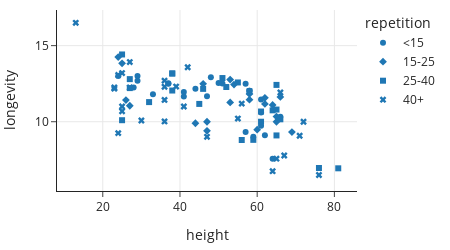

The notebook cell this image was saved under:
### Markdown cell above
These categories are conveyed by different shaped symbols in the scatter plot below.

### Code cell
px.scatter(dogs.dropna(subset=['repetition']), x='height', y='longevity', 
                 symbol='repetition', width=450, height=250)

### Figure 1 — Plotly figure (JSON) as saved in the notebook; plotly's stock layout.template omitted (floating-point values rounded to 4 significant figures)
{"data": [{"hovertemplate": "repetition=<15<br>height=%{x}<br>longevity=%{y}<extra></extra>", "legendgroup": "<15", "marker": {"color": "#1F77B4", "symbol": "circle"}, "mode": "markers", "name": "<15", "orientation": "v", "showlegend": true, "type": "scatter", "x": [51, 48, 41, 37, 24, 47, 37, 33, 50, 41, 61, 58, null, 58, 59, 66, 61, 28, 62, 61, 64, 61, 61, 29, 61, 57, 44, 29, 47, 57, 64], "xaxis": "x", "y": [12.52, 12.92, 11.66, 12.5, 13, 11.67, 12.53, 11.81, 12.54, 11.95, 11.46, 12.04, 9.67, 12.04, 9.02, 10.33, 10.6, 12.25, 9.11, 9.73, 7.56, null, null, 12.7, null, 9.33, 12.17, 13, null, 12.5, null], "yaxis": "y"}, {"hovertemplate": "repetition=15-25<br>height=%{x}<br>longevity=%{y}<extra></extra>", "legendgroup": "15-25", "marker": {"color": "#1F77B4", "symbol": "diamond"}, "mode": "markers", "name": "15-25", "orientation": "v", "showlegend": true, "type": "scatter", "x": [null, 25, 46, 26, 27, null, 66, 58, 54, 60, 64, 62, 62, 53, 65, 47, 65, 47, 69, 58, 46, 53, 44, null, 29, 51, 25, 42, 24], "xaxis": "x", "y": [14, 13.84, 12.49, 11.42, 11.05, 12.6, 11.63, 11.83, 12.44, 9.48, 11.1, 11.57, 11.17, 11.27, 10.34, 10, 10, 9.4, 9.32, 11.45, null, 12.77, 9.9, 9.32, null, null, null, null, 14.25], "yaxis": "y"}, {"hovertemplate": "repetition=25-40<br>height=%{x}<br>longevity=%{y}<extra></extra>", "legendgroup": "25-40", "marker": {"color": "#1F77B4", "symbol": "square"}, "mode": "markers", "name": "25-40", "orientation": "v", "showlegend": true, "type": "scatter", "x": [55, null, 51, 27, null, 27, 65, 25, 52, null, 25, 32, 38, 58, null, 66, 65, 59, 61, 81, 76, 58, 42, 64, 48, 64, 61, 45, 61, 64, 46, 71, 65, null, 38, 46, 38, 38, 56], "xaxis": "x", "y": [12.58, 12.63, 12.87, 12.8, 13.51, 12.21, 12.42, 14.42, 12.28, 10.92, 10.1, 11.29, 12.05, 12, 9.36, 10.16, 9.1, 8.81, 10.67, 6.94, 6.96, null, null, null, null, 10.75, null, 11.17, 10, null, null, null, 10.8, 8.7, 13.17, 12.16, null, 13.17, 8.8], "yaxis": "y"}, {"hovertemplate": "repetition=40+<br>height=%{x}<br>longevity=%{y}<extra></extra>", "legendgroup": "40+", "marker": {"color": "#1F77B4", "symbol": "x"}, "mode": "markers", "name": "40+", "orientation": "v", "showlegend": true, "type": "scatter", "x": [27, 13, 23, 25, null, 36, 39, 41, 24, 36, 42, 36, 23, 25, 66, null, 56, null, 71, 55, 47, 64, 65, 76, 67, null, 30, 72, 24, 37, 36, 27, 25], "xaxis": "x", "y": [13.92, 16.5, 12.25, 13.2, 12, 12.3, 12.31, 11, 13.07, 11.43, 13.58, 10.02, 12.17, 10.69, 11.92, 11.56, 11.19, 9, 9.08, 10.21, 9.01, 6.75, 7.57, 6.5, 7.78, 6.29, 10.08, 10, 9.25, null, 12.7, 12.25, 11], "yaxis": "y"}], "layout": {"height": 250, "legend": {"title": {"text": "repetition"}, "tracegroupgap": 0}, "width": 450, "xaxis": {"anchor": "y", "autorange": true, "domain": [0, 1], "range": [8.143, 85.86], "title": {"text": "height"}, "type": "linear"}, "yaxis": {"anchor": "x", "autorange": true, "domain": [0, 1], "range": [5.449, 17.34], "title": {"text": "longevity"}, "type": "linear"}}}
